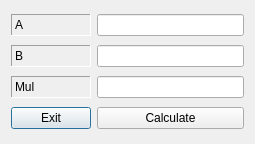
<?xml version="1.0" encoding="UTF-8"?>
<ui version="4.0">
 <class>Dialog</class>
 <widget class="QDialog" name="Dialog">
  <property name="geometry">
   <rect>
    <x>0</x>
    <y>0</y>
    <width>255</width>
    <height>144</height>
   </rect>
  </property>
  <property name="windowTitle">
   <string>Dialog</string>
  </property>
  <layout class="QGridLayout" name="gridLayout">
   <item row="0" column="0">
    <widget class="QLabel" name="label">
     <property name="frameShape">
      <enum>QFrame::Panel</enum>
     </property>
     <property name="frameShadow">
      <enum>QFrame::Sunken</enum>
     </property>
     <property name="text">
      <string>A</string>
     </property>
    </widget>
   </item>
   <item row="0" column="1">
    <widget class="QLineEdit" name="lineEditA"/>
   </item>
   <item row="1" column="0">
    <widget class="QLabel" name="label_2">
     <property name="frameShape">
      <enum>QFrame::Panel</enum>
     </property>
     <property name="frameShadow">
      <enum>QFrame::Sunken</enum>
     </property>
     <property name="text">
      <string>B</string>
     </property>
    </widget>
   </item>
   <item row="1" column="1">
    <widget class="QLineEdit" name="lineEditB"/>
   </item>
   <item row="2" column="1">
    <widget class="QLineEdit" name="lineEditC"/>
   </item>
   <item row="3" column="0">
    <widget class="QPushButton" name="pushButton">
     <property name="text">
      <string>Exit</string>
     </property>
    </widget>
   </item>
   <item row="3" column="1">
    <widget class="QPushButton" name="pushButton_2">
     <property name="text">
      <string>Calculate</string>
     </property>
    </widget>
   </item>
   <item row="2" column="0">
    <widget class="QLabel" name="label_3">
     <property name="frameShape">
      <enum>QFrame::Panel</enum>
     </property>
     <property name="frameShadow">
      <enum>QFrame::Sunken</enum>
     </property>
     <property name="text">
      <string>Mul</string>
     </property>
    </widget>
   </item>
  </layout>
 </widget>
 <layoutdefault spacing="6" margin="11"/>
 <resources/>
 <connections>
  <connection>
   <sender>pushButton</sender>
   <signal>clicked()</signal>
   <receiver>Dialog</receiver>
   <slot>close()</slot>
   <hints>
    <hint type="sourcelabel">
     <x>52</x>
     <y>86</y>
    </hint>
    <hint type="destinationlabel">
     <x>6</x>
     <y>79</y>
    </hint>
   </hints>
  </connection>
 </connections>
</ui>
